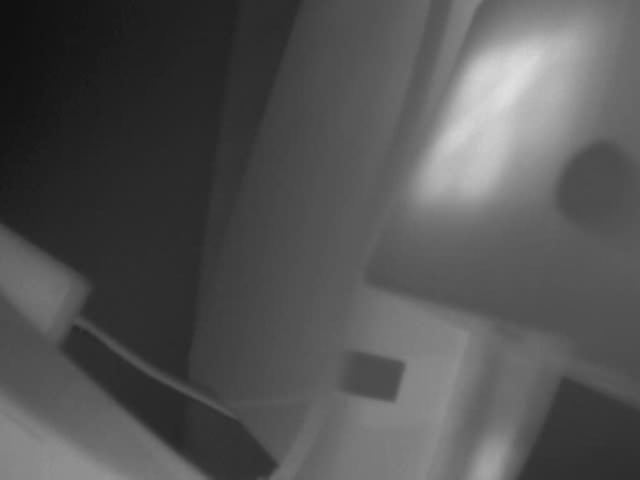
#> input picture frame 37 of data-recording/saved_recordings/recording_test5_25fps_2026-01-26_001_1769490458_23-07-38/ir.mp4, 640 x 480 px, given in place of the camera
$ python mod-tc001v4.2.py
#> lines starting #> are read from the running program, lines starting #| are printed output that depends on the picture
#!/usr/bin/env python3
'''
Les Wright 21 June 2023
https://youtube.com/leslaboratory
A Python program to read, parse and display thermal data from the Topdon TC001 Thermal camera!
'''
print('Les Wright 21 June 2023')
print('https://youtube.com/leslaboratory')
print('A Python program to read, parse and display thermal data from the Topdon TC001 Thermal camera!')
print('')
print('Tested on Debian all features are working correctly')
print('This will work on the Pi However a number of workarounds are implemented!')
print('Seemingly there are bugs in the compiled version of cv2 that ships with the Pi!')
print('')
print('Key Bindings:')
print('')
print('a z: Increase/Decrease Blur')
print('s x: Floating High and Low Temp Label Threshold')
print('d c: Change Interpolated scale Note: This will not change the window size on the Pi')
print('f v: Contrast')
print('q w: Fullscreen Windowed (note going back to windowed does not seem to work on the Pi!)')
print('r t: Record and Stop')
print('p : Snapshot')
print('m : Cycle through ColorMaps')
print('h : Toggle HUD')

print("\n\n***Modified by Michael***\n")

import cv2
import numpy as np
import argparse
import time
import io

#We need to know if we are running on the Pi, because openCV behaves a little oddly on all the builds!
#https://raspberrypi.stackexchange.com/questions/5100/detect-that-a-python-program-is-running-on-the-pi
def is_raspberrypi():
    try:
        with io.open('/sys/firmware/devicetree/base/model', 'r') as m:
            if 'raspberry pi' in m.read().lower(): return True
    except Exception: pass
    return False

isPi = is_raspberrypi()

parser = argparse.ArgumentParser()
parser.add_argument("--device", type=int, default=0, help="Video Device number e.g. 0, use v4l2-ctl --list-devices")
args = parser.parse_args()

dev = args.device

#init video
cap = cv2.VideoCapture('/dev/video'+str(dev), cv2.CAP_V4L)
#cap = cv2.VideoCapture(0)
#pull in the video but do NOT automatically convert to RGB, else it breaks the temperature data!
#https://stackoverflow.com/questions/63108721/opencv-setting-videocap-property-to-cap-prop-convert-rgb-generates-weird-boolean
if isPi == True:
	cap.set(cv2.CAP_PROP_CONVERT_RGB, 0)
else:
	cap.set(cv2.CAP_PROP_CONVERT_RGB, 0)

#256x192 General settings
width = 256 #Sensor width
height = 192 #sensor height
scale = 3 #scale multiplier
newWidth = width*scale
newHeight = height*scale
alpha = 1.0 # Contrast control (1.0-3.0)
colormap = 0
font=cv2.FONT_HERSHEY_SIMPLEX
dispFullscreen = False
cv2.namedWindow('Thermal',cv2.WINDOW_GUI_NORMAL)
cv2.resizeWindow('Thermal', newWidth,newHeight)
rad = 0 #blur radius
threshold = 2
hud = True
recording = False
elapsed = "00:00:00"
snaptime = "None"

def rec():
	now = time.strftime("%Y%m%d--%H%M%S")
	#do NOT use mp4 here, it is flakey!
	videoOut = cv2.VideoWriter(now+'output.avi', cv2.VideoWriter_fourcc(*'XVID'),25, (newWidth,newHeight))
	return(videoOut)

def snapshot(heatmap):
	#I would put colons in here, but it Win throws a fit if you try and open them!
	now = time.strftime("%Y%m%d-%H%M%S")
	snaptime = time.strftime("%H:%M:%S")
	cv2.imwrite("TC001"+now+".png", heatmap)
	return snaptime


while(cap.isOpened()):
	# Capture frame-by-frame
	ret, frame = cap.read()
#> frame is the input picture: shape (480, 640); min 17, max 224, mean 83.7
	if ret == True:
		imdata,thdata = np.array_split(frame, 2)
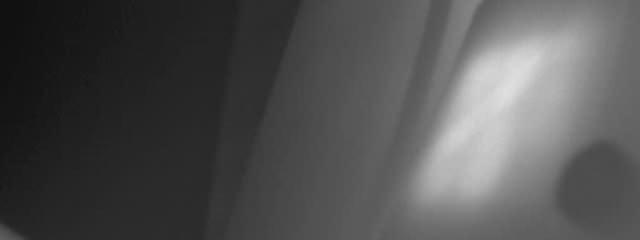
#> imdata: shape (240, 640); min 17, max 224, mean 81.4
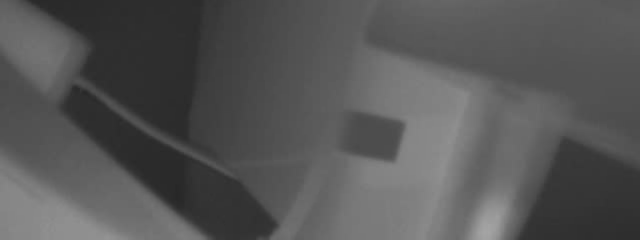
#> thdata: shape (240, 640); min 39, max 165, mean 86.1
		#now parse the data from the bottom frame and convert to temp!
		#https://www.eevblog.com/forum/thermal-imaging/infiray-and-their-p2-pro-discussion/200/
		#Huge props to LeoDJ for figuring out how the data is stored and how to compute temp from it.
		#grab data from the center pixel...
		print('thdata', thdata.shape, thdata.dtype, 'frame', frame.shape, frame.dtype)
#| thdata (240, 640) uint8 frame (480, 640) uint8
#> (the run stopped early here; a loop or call above may not have finished)
